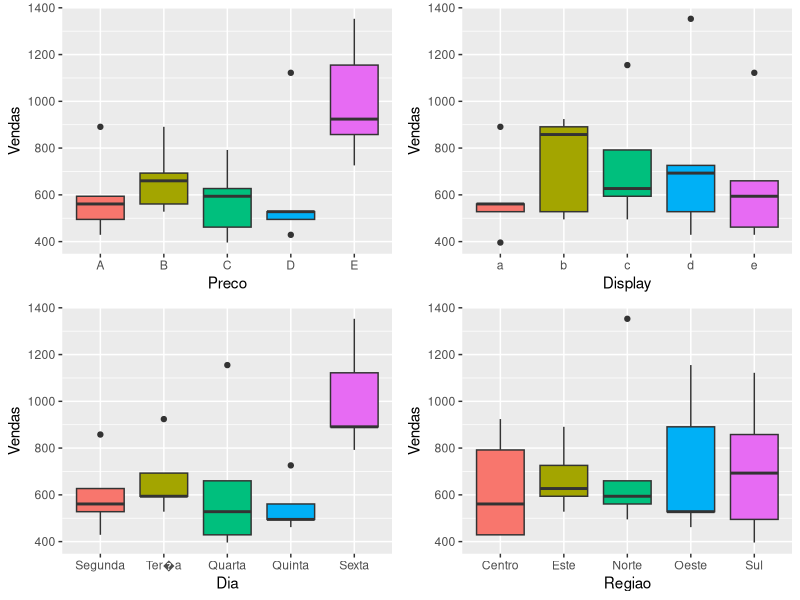
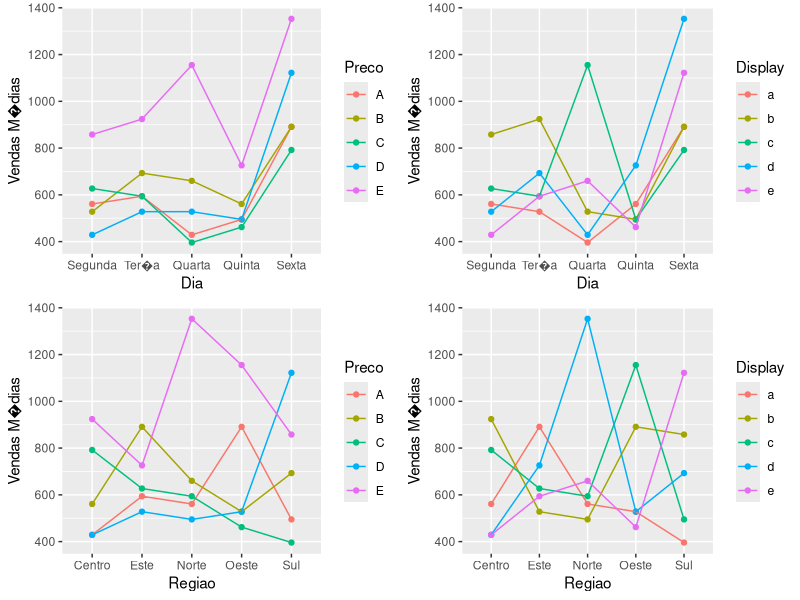
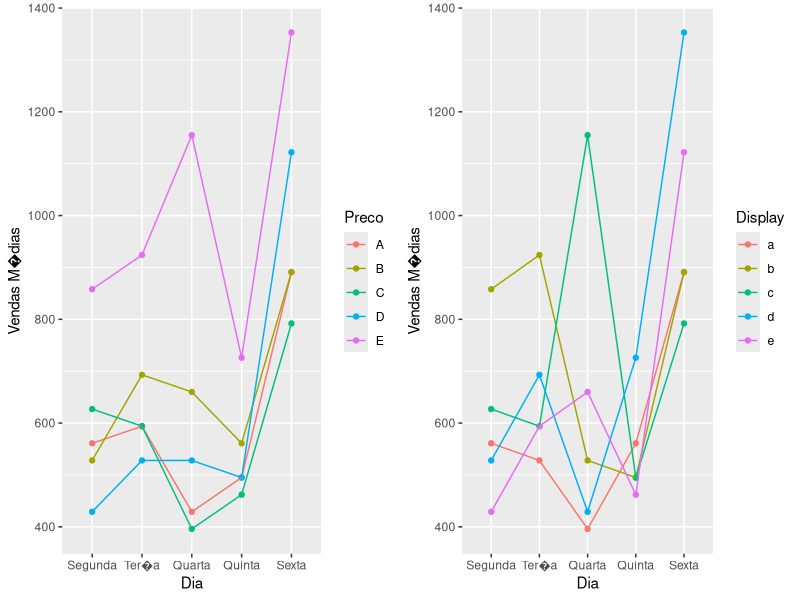
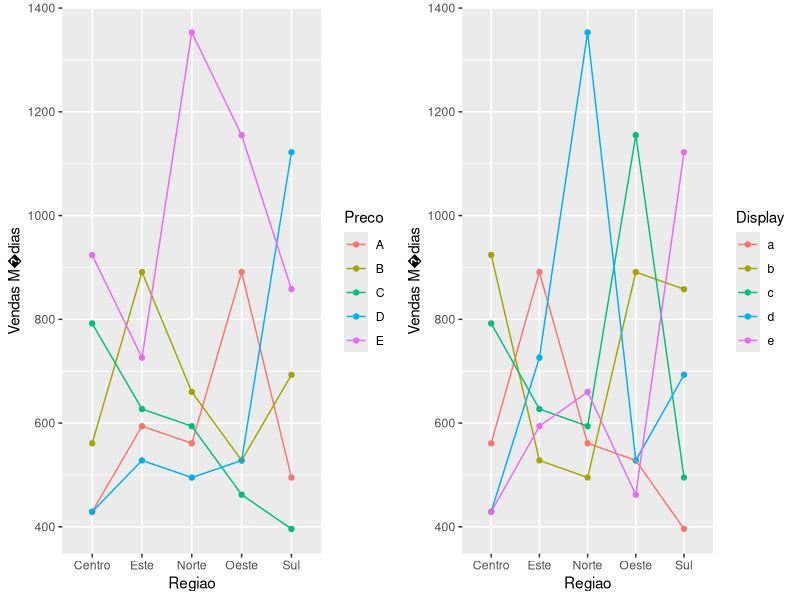

These charts were generated, in order, by the following R code:
# Exemplo 4.3 Montgomery

#Limpando a memória
rm(list = ls())

linha <- factor(rep(1:5,5))
coluna <- factor(rep(1:5,each=5))
trat <- factor(c("A","B","C","D","E","B","C","D","E","A","C",
                 "D","E","A","B","D","E","A","B","C","E","A","B","C","D"))
greco <- factor(c("a","b","c","d","e",  "c","d","e","a","b",
                  "e","a","b","c","d",  "b","c","d","e","a",
                  "d","e","a","b","c"))
carga <- c(24,17,18,26,22,20,24,38,31,30,19,30,26,26,20,
           24,27,27,23,29,24,36,21,22,31)

dados <- data.frame(linha,coluna,greco,trat,carga)
dados
str(dados)

modelo = lm(carga~trat+greco+linha+coluna,dados)
modelo
anova(modelo)

#---------------------------------------------------------
rm(list = ls())
library(gridExtra)
library(ggplot2)
#---------------------------------------------------------
# Exemplo de decis�o sobre politicas de precos
#---------------------------------------------------------
# Uma companhia deseja demostrar atrav�s de um experimento
# o impacto em suas vendas considerando diferentes politicas 
# de pre�os e diferentes displays de ponto de venda, ao longo 
# dos dias de semana em diferentes bairros.
# Em estudos previos identificaram que os pre�os e uso dos 
# displays n�o tiveram impacto significativo nas vendas.
# Decidiram repetir o experimento, mudando as politicas de
# pre�os e utilizar os mesmos displays. O objetivo do estudo � decidir se
# elimina os displays e encontrar a estrategia de precio adequando.

# 5 pre�os 
# 5 tipos  de display
# 5 d�as da semana: segunda a sexta
# 5 regi�es 

Regiao <-factor( c(rep("Norte",1), rep("Sul",1), rep("Este",1), rep("Oeste",1), rep("Centro",1)))
Dia <- factor(c(rep("Segunda",5), rep("Ter�a",5), rep("Quarta",5), rep("Quinta",5), rep("Sexta",5)),
              levels = c('Segunda','Ter�a','Quarta','Quinta','Sexta'))
Preco <- factor(c("A","E","C","B","D", "C","B","A","D","E", "B","C","D","E","A", "D","A","E","C","B", "E","D","B","A","C"))
Display <- factor(c("a","b","c","d","e",  "c","d","e","a","b",
                    "e","a","b","c","d",  "b","c","d","e","a",
                    "d","e","a","b","c"))
Vendas <- c(17,26,19,16,13, 18,21,18,16,28, 20,12,16,35,13, 15,15,22,14,17, 41,34,27,27,24)*33
mydata <- data.frame(Regiao, Dia, Preco,Display, Vendas)
head(mydata)
str(mydata)

di <- ggplot(mydata, aes(x = Dia, y = Vendas, fill=Dia)) +
  geom_boxplot() + theme(legend.position = "none")
pre <- ggplot(mydata, aes(x = Preco, y = Vendas, fill=Preco)) +
  geom_boxplot() + theme(legend.position = "none")
dis <- ggplot(mydata, aes(x = Display, y = Vendas, fill=Display)) +
  geom_boxplot() + theme(legend.position = "none")
zon <- ggplot(mydata, aes(x = Regiao, y = Vendas, fill=Regiao)) +
  geom_boxplot() + theme(legend.position = "none")

grid.arrange(pre,dis,di,zon, nrow=2,ncol=2)


# Gr�ficos de intera��o
in_pre <- ggplot(data = mydata,
                 aes(x = Dia, y = Vendas, colour = Preco, group=Preco)) +
  stat_summary(fun.y=mean, geom="point")+
  stat_summary(fun.y=mean, geom="line")+
  ylab('Vendas M�dias')
in_dis <- ggplot(data = mydata,
                 aes(x = Dia, y = Vendas, colour = Display, group=Display)) +
  stat_summary(fun.y=mean, geom="point")+
  stat_summary(fun.y=mean, geom="line")+
  ylab('Vendas M�dias')
in_pre_zo <- ggplot(data = mydata,
                    aes(x = Regiao, y = Vendas, colour = Preco, group=Preco)) +
  stat_summary(fun.y=mean, geom="point")+
  stat_summary(fun.y=mean, geom="line")+
  ylab('Vendas M�dias')
in_dis_zo <- ggplot(data = mydata,
                    aes(x = Regiao, y = Vendas, colour = Display, group=Display)) +
  stat_summary(fun.y=mean, geom="point")+
  stat_summary(fun.y=mean, geom="line")+
  ylab('Vendas M�dias')

grid.arrange(in_pre,in_dis,in_pre_zo,in_dis_zo, nrow=2,ncol=2)
grid.arrange(in_pre,in_dis,nrow=1,ncol=2)
grid.arrange(in_pre_zo,in_dis_zo,nrow=1,ncol=2)


myfit <- lm(Vendas ~ Preco+Display+Dia+Regiao, mydata)
summary(myfit)

anova(myfit)